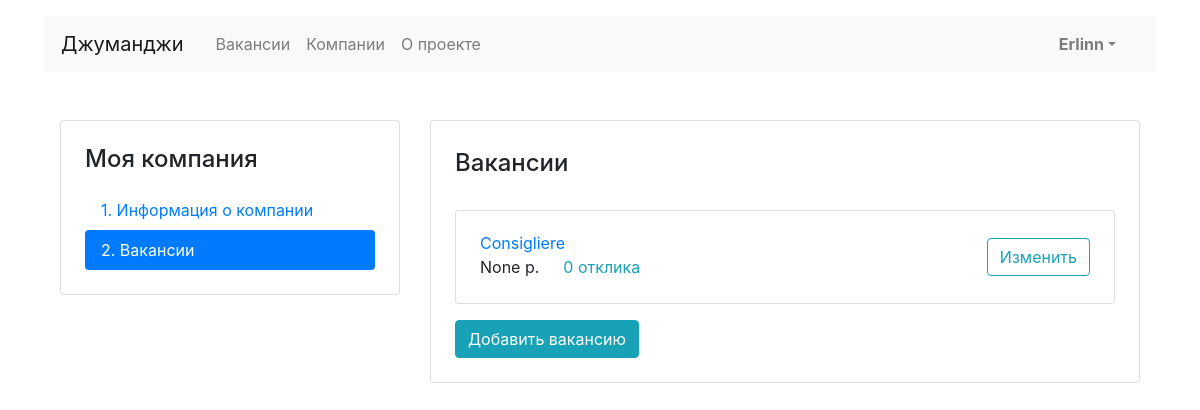
The app's page /mycompany/vacancies (signed in) with its own data.
### vacancies/models.py (models this page shows, shortened)
class Vacancy(models.Model):
    title = models.CharField(max_length=60)
    specialty = models.ForeignKey(Specialty, on_delete=CASCADE, related_name='vacancies')
    company = models.ForeignKey(Company, on_delete=CASCADE, related_name='vacancies')
    skills = models.TextField(default='', null=True, blank=True)
    description = models.TextField(null=True, blank=True)
    salary_min = models.IntegerField(null=True, blank=True)
    salary_max = models.IntegerField(null=True, blank=True)
    published_at = models.DateField(auto_now_add=True)

### vacancies/views.py (the view)
# urls.py: path('mycompany/vacancies', MyCompanyVacanciesView.as_view(), name='my_company_vacancies'),
class MyCompanyVacanciesView(LoginRequiredMixin, ListView):
    login_url = 'login'
    redirect_field_name = 'redirect_to'
    model = Vacancy
    template_name = 'vacancies/my_company_vacancies_list.html'
    def get_context_data(self, *, object_list=None, **kwargs):
        context = super().get_context_data(**kwargs)
        company = self.request.user.company.first()
        mycompany_vacancies = Vacancy.objects.filter(company=company).annotate(count=Count('applications'))
        context['mycompany_vacancies'] = mycompany_vacancies
        return context

### templates/vacancies/my_company_vacancies_list.html (shortened to what this page needs)
{% extends 'vacancies/base.html' %}
{% block content %}
    <main class="container mt-3 pb-5">
        <div class="row mt-5">
            {% include 'vacancies/my_company_left_side.html' %}
            <div class="col-12 col-lg-8">
                <div class="card">
                    <div class="card-body px-4 pb-4">
                        <section class="tab-pane fade show active">
                            <h2 class="h4 pt-2 pb-3">Вакансии</h2>
                            {% if mycompany_vacancies %}
                                {% for vacancy in mycompany_vacancies %}
                                    <div class="card mt-3">
                                        <div class="card-body px-4">
                                            <div class="row align-items-center">
                                                <div class="col-6 col-lg-8">
                                                    <a href="{% url 'my_company_vacancy_edit' vacancy.id %}"
                                                       class="mb-1">{{ vacancy.title }}</a>
                                                    <p class="mb-1">
                                                        <span class="mr-4">{{ vacancy.salary_max }} р.</span><a href="#"
                                                                                                                class="text-info">{{ vacancy.count }}
                                                        отклика</a>
                                                    </p>
                                                </div>
                                                <div class="col-6 col-lg-4 text-right">
                                                    <a href="{% url 'my_company_vacancy_edit' vacancy.id %}" class="btn btn-outline-info">Изменить</a>
                                                </div>
                                            </div>
                                        </div>
                                    </div>
                                {% endfor %}
                            {% else %}
                                <div class="alert alert-primary" role="alert">
                                    У Вас пока нет вакансий, но Вы можете создать первую!
                                </div>
                            {% endif %}
                            <a href="{% url 'my_company_vacancy_create' %}">
                                <button type="button" class="btn btn-info mt-3">Добавить вакансию</button>
                            </a>
                        </section>
                    </div>
                </div>
            </div>
        </div>
    </main>
{% endblock %}

### templates/vacancies/base.html (shortened to what this page needs)
<!DOCTYPE html>
<html lang="ru">
<head>
  <link rel="stylesheet" href="https://stackpath.bootstrapcdn.com/bootstrap/4.3.1/css/bootstrap.min.css">
</head>
<body>
  <header class="container mt-3">
    <nav class="navbar navbar-expand-lg navbar-light bg-light">
      <a class="navbar-brand mr-4" href="{% url 'main_page' %}">Джуманджи</a>
      <div class="collapse navbar-collapse justify-content-between" id="navbarNav">
            <ul class="navbar-nav col-10">
                <li class="nav-item">
                    <a class="nav-link" href="{% url 'vacancies_page' %}">Вакансии</a>
                </li>
                <li class="nav-item">
                    <a class="nav-link" href="{% url 'main_page' %}#companies_list">Компании</a>
                </li>
                <li class="nav-item">
                    <a class="nav-link" href="#">О проекте</a>
                </li>
            </ul>
        <ul class="navbar-nav col-2 justify-content-end">
                <li class="nav-item active">
                    {% if request.user.is_authenticated %}
                        <div class="dropdown">
                        <a href="#" class="dropdown-toggle nav-link font-weight-bold" id="dropdownMenuLink"
                           data-toggle="dropdown"
                           aria-expanded="false">{{ request.user.username }}</a>
                    {% else %}
                        <a href="{% url 'login' %}" class="nav-link font-weight-bold">Вход</a>
                    {% endif %}
                    </div>
                </li>
        </ul>
      </div>
    </nav>
  </header>
  <main class="container mt-3">
    {% block content %}
    {% endblock %}
  </main>
</body>
</html>

### records on screen
Vacancy: title "Consigliere", salary_max "None", count "0"

### other values on screen
{{ request.user.username }} "Erlinn"
